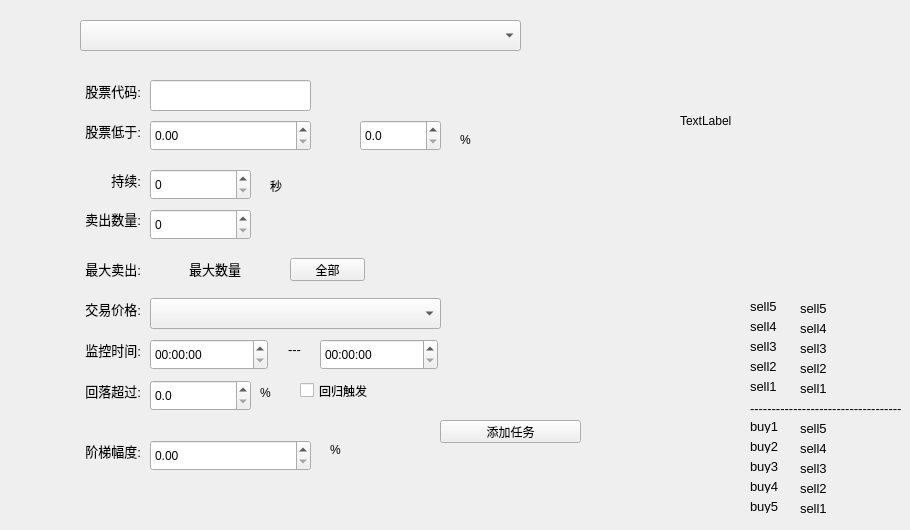
    <widget class="QWidget" name="tab_sell_task">
     <attribute name="title">
      <string>卖出任务</string>
     </attribute>
     <widget class="QWidget" name="wid_ticker" native="true">
      <property name="geometry">
       <rect>
        <x>700</x>
        <y>270</y>
        <width>201</width>
        <height>251</height>
       </rect>
      </property>
      <widget class="QLabel" name="lab_out_sell2">
       <property name="geometry">
        <rect>
         <x>100</x>
         <y>90</y>
         <width>91</width>
         <height>16</height>
        </rect>
       </property>
       <property name="font">
        <font>
         <pointsize>10</pointsize>
        </font>
       </property>
       <property name="text">
        <string>sell2</string>
       </property>
      </widget>
      <widget class="QLabel" name="label_4">
       <property name="geometry">
        <rect>
         <x>50</x>
         <y>50</y>
         <width>46</width>
         <height>13</height>
        </rect>
       </property>
       <property name="font">
        <font>
         <pointsize>10</pointsize>
        </font>
       </property>
       <property name="text">
        <string>sell4</string>
       </property>
      </widget>
      <widget class="QLabel" name="label_5">
       <property name="geometry">
        <rect>
         <x>50</x>
         <y>30</y>
         <width>46</width>
         <height>13</height>
        </rect>
       </property>
       <property name="font">
        <font>
         <pointsize>10</pointsize>
        </font>
       </property>
       <property name="text">
        <string>sell5</string>
       </property>
      </widget>
      <widget class="QLabel" name="label_6">
       <property name="geometry">
        <rect>
         <x>50</x>
         <y>130</y>
         <width>211</width>
         <height>16</height>
        </rect>
       </property>
       <property name="font">
        <font>
         <pointsize>10</pointsize>
        </font>
       </property>
       <property name="text">
        <string>--------------------------------------</string>
       </property>
      </widget>
      <widget class="QLabel" name="lab_out_buy1">
       <property name="geometry">
        <rect>
         <x>100</x>
         <y>150</y>
         <width>91</width>
         <height>16</height>
        </rect>
       </property>
       <property name="font">
        <font>
         <pointsize>10</pointsize>
        </font>
       </property>
       <property name="text">
        <string>sell5</string>
       </property>
      </widget>
      <widget class="QLabel" name="label">
       <property name="geometry">
        <rect>
         <x>50</x>
         <y>110</y>
         <width>46</width>
         <height>13</height>
        </rect>
       </property>
       <property name="font">
        <font>
         <pointsize>10</pointsize>
        </font>
       </property>
       <property name="text">
        <string>sell1</string>
       </property>
      </widget>
      <widget class="QLabel" name="label_3">
       <property name="geometry">
        <rect>
         <x>50</x>
         <y>70</y>
         <width>46</width>
         <height>13</height>
        </rect>
       </property>
       <property name="font">
        <font>
         <pointsize>10</pointsize>
        </font>
       </property>
       <property name="text">
        <string>sell3</string>
       </property>
      </widget>
      <widget class="QLabel" name="label_2">
       <property name="geometry">
        <rect>
         <x>50</x>
         <y>90</y>
         <width>46</width>
         <height>13</height>
        </rect>
       </property>
       <property name="font">
        <font>
         <pointsize>10</pointsize>
        </font>
       </property>
       <property name="text">
        <string>sell2</string>
       </property>
      </widget>
      <widget class="QLabel" name="lab_out_buy3">
       <property name="geometry">
        <rect>
         <x>100</x>
         <y>190</y>
         <width>91</width>
         <height>16</height>
        </rect>
       </property>
       <property name="font">
        <font>
         <pointsize>10</pointsize>
        </font>
       </property>
       <property name="text">
        <string>sell3</string>
       </property>
      </widget>
      <widget class="QLabel" name="lab_out_buy5">
       <property name="geometry">
        <rect>
         <x>100</x>
         <y>230</y>
         <width>91</width>
         <height>16</height>
        </rect>
       </property>
       <property name="font">
        <font>
         <pointsize>10</pointsize>
        </font>
       </property>
       <property name="text">
        <string>sell1</string>
       </property>
      </widget>
      <widget class="QLabel" name="lab_out_sell4">
       <property name="geometry">
        <rect>
         <x>100</x>
         <y>50</y>
         <width>71</width>
         <height>16</height>
        </rect>
       </property>
       <property name="font">
        <font>
         <pointsize>10</pointsize>
        </font>
       </property>
       <property name="text">
        <string>sell4</string>
       </property>
      </widget>
      <widget class="QLabel" name="label_7">
       <property name="geometry">
        <rect>
         <x>50</x>
         <y>230</y>
         <width>46</width>
         <height>13</height>
        </rect>
       </property>
       <property name="font">
        <font>
         <pointsize>10</pointsize>
        </font>
       </property>
       <property name="text">
        <string>buy5</string>
       </property>
      </widget>
      <widget class="QLabel" name="label_11">
       <property name="geometry">
        <rect>
         <x>50</x>
         <y>170</y>
         <width>46</width>
         <height>13</height>
        </rect>
       </property>
       <property name="font">
        <font>
         <pointsize>10</pointsize>
        </font>
       </property>
       <property name="text">
        <string>buy2</string>
       </property>
      </widget>
      <widget class="QLabel" name="lab_out_sell1">
       <property name="geometry">
        <rect>
         <x>100</x>
         <y>110</y>
         <width>91</width>
         <height>16</height>
        </rect>
       </property>
       <property name="font">
        <font>
         <pointsize>10</pointsize>
        </font>
       </property>
       <property name="text">
        <string>sell1</string>
       </property>
      </widget>
      <widget class="QLabel" name="lab_out_sell3">
       <property name="geometry">
        <rect>
         <x>100</x>
         <y>70</y>
         <width>81</width>
         <height>16</height>
        </rect>
       </property>
       <property name="font">
        <font>
         <pointsize>10</pointsize>
        </font>
       </property>
       <property name="text">
        <string>sell3</string>
       </property>
      </widget>
      <widget class="QLabel" name="lab_out_buy4">
       <property name="geometry">
        <rect>
         <x>100</x>
         <y>210</y>
         <width>91</width>
         <height>16</height>
        </rect>
       </property>
       <property name="font">
        <font>
         <pointsize>10</pointsize>
        </font>
       </property>
       <property name="text">
        <string>sell2</string>
       </property>
      </widget>
      <widget class="QLabel" name="lab_out_sell5">
       <property name="geometry">
        <rect>
         <x>100</x>
         <y>30</y>
         <width>81</width>
         <height>16</height>
        </rect>
       </property>
       <property name="font">
        <font>
         <pointsize>10</pointsize>
        </font>
       </property>
       <property name="text">
        <string>sell5</string>
       </property>
      </widget>
      <widget class="QLabel" name="label_10">
       <property name="geometry">
        <rect>
         <x>50</x>
         <y>210</y>
         <width>46</width>
         <height>13</height>
        </rect>
       </property>
       <property name="font">
        <font>
         <pointsize>10</pointsize>
        </font>
       </property>
       <property name="text">
        <string>buy4</string>
       </property>
      </widget>
      <widget class="QLabel" name="lab_out_buy2">
       <property name="geometry">
        <rect>
         <x>100</x>
         <y>170</y>
         <width>101</width>
         <height>16</height>
        </rect>
       </property>
       <property name="font">
        <font>
         <pointsize>10</pointsize>
        </font>
       </property>
       <property name="text">
        <string>sell4</string>
       </property>
      </widget>
      <widget class="QLabel" name="label_8">
       <property name="geometry">
        <rect>
         <x>50</x>
         <y>150</y>
         <width>46</width>
         <height>13</height>
        </rect>
       </property>
       <property name="font">
        <font>
         <pointsize>10</pointsize>
        </font>
       </property>
       <property name="text">
        <string>buy1</string>
       </property>
      </widget>
      <widget class="QLabel" name="label_9">
       <property name="geometry">
        <rect>
         <x>50</x>
         <y>190</y>
         <width>46</width>
         <height>13</height>
        </rect>
       </property>
       <property name="font">
        <font>
         <pointsize>10</pointsize>
        </font>
       </property>
       <property name="text">
        <string>buy3</string>
       </property>
      </widget>
     </widget>
     <widget class="QWidget" name="wid_retreat" native="true">
      <property name="geometry">
       <rect>
        <x>50</x>
        <y>370</y>
        <width>401</width>
        <height>41</height>
       </rect>
      </property>
      <widget class="QCheckBox" name="cb_back_alert_trigger">
       <property name="geometry">
        <rect>
         <x>250</x>
         <y>10</y>
         <width>111</width>
         <height>21</height>
        </rect>
       </property>
       <property name="text">
        <string>回归触发</string>
       </property>
      </widget>
      <widget class="QDoubleSpinBox" name="spinBox_retreat">
       <property name="geometry">
        <rect>
         <x>100</x>
         <y>10</y>
         <width>101</width>
         <height>31</height>
        </rect>
       </property>
       <property name="decimals">
        <number>1</number>
       </property>
       <property name="maximum">
        <double>100.000000000000000</double>
       </property>
      </widget>
      <widget class="QLabel" name="label_retreat_bfh">
       <property name="geometry">
        <rect>
         <x>210</x>
         <y>13</y>
         <width>31</width>
         <height>20</height>
        </rect>
       </property>
       <property name="text">
        <string>%</string>
       </property>
      </widget>
      <widget class="QLabel" name="label_retreat">
       <property name="geometry">
        <rect>
         <x>20</x>
         <y>10</y>
         <width>71</width>
         <height>21</height>
        </rect>
       </property>
       <property name="font">
        <font>
         <pointsize>10</pointsize>
        </font>
       </property>
       <property name="text">
        <string>回落超过:</string>
       </property>
       <property name="alignment">
        <set>Qt::AlignRight|Qt::AlignTrailing|Qt::AlignVCenter</set>
       </property>
      </widget>
     </widget>
     <widget class="QComboBox" name="combox_sell_type">
      <property name="geometry">
       <rect>
        <x>80</x>
        <y>20</y>
        <width>441</width>
        <height>31</height>
       </rect>
      </property>
     </widget>
     <widget class="QPushButton" name="pbtn_add_task">
      <property name="geometry">
       <rect>
        <x>440</x>
        <y>420</y>
        <width>141</width>
        <height>23</height>
       </rect>
      </property>
      <property name="text">
       <string>添加任务</string>
      </property>
     </widget>
     <widget class="QDoubleSpinBox" name="dbspbox_alert_percent">
      <property name="geometry">
       <rect>
        <x>360</x>
        <y>120</y>
        <width>81</width>
        <height>31</height>
       </rect>
      </property>
      <property name="decimals">
       <number>1</number>
      </property>
      <property name="maximum">
       <double>1000.000000000000000</double>
      </property>
     </widget>
     <widget class="QLabel" name="label_stock">
      <property name="geometry">
       <rect>
        <x>70</x>
        <y>80</y>
        <width>71</width>
        <height>21</height>
       </rect>
      </property>
      <property name="font">
       <font>
        <pointsize>10</pointsize>
       </font>
      </property>
      <property name="text">
       <string>股票代码:</string>
      </property>
      <property name="alignment">
       <set>Qt::AlignRight|Qt::AlignTrailing|Qt::AlignVCenter</set>
      </property>
     </widget>
     <widget class="QLabel" name="label_alert_price">
      <property name="geometry">
       <rect>
        <x>70</x>
        <y>120</y>
        <width>71</width>
        <height>21</height>
       </rect>
      </property>
      <property name="font">
       <font>
        <pointsize>10</pointsize>
       </font>
      </property>
      <property name="text">
       <string>股票低于:</string>
      </property>
      <property name="alignment">
       <set>Qt::AlignRight|Qt::AlignTrailing|Qt::AlignVCenter</set>
      </property>
     </widget>
     <widget class="QLineEdit" name="le_stock">
      <property name="geometry">
       <rect>
        <x>150</x>
        <y>80</y>
        <width>161</width>
        <height>31</height>
       </rect>
      </property>
     </widget>
     <widget class="QDoubleSpinBox" name="dbspbox_alert_price">
      <property name="geometry">
       <rect>
        <x>150</x>
        <y>120</y>
        <width>161</width>
        <height>31</height>
       </rect>
      </property>
      <property name="decimals">
       <number>2</number>
      </property>
      <property name="maximum">
       <double>999.990000000000009</double>
      </property>
     </widget>
     <widget class="QLabel" name="label_alert_bfh">
      <property name="geometry">
       <rect>
        <x>460</x>
        <y>130</y>
        <width>31</width>
        <height>20</height>
       </rect>
      </property>
      <property name="text">
       <string>%</string>
      </property>
     </widget>
     <widget class="QWidget" name="wid_step_range" native="true">
      <property name="geometry">
       <rect>
        <x>50</x>
        <y>430</y>
        <width>391</width>
        <height>41</height>
       </rect>
      </property>
      <widget class="QLabel" name="label_step_range">
       <property name="geometry">
        <rect>
         <x>20</x>
         <y>10</y>
         <width>71</width>
         <height>21</height>
        </rect>
       </property>
       <property name="font">
        <font>
         <pointsize>10</pointsize>
        </font>
       </property>
       <property name="text">
        <string>阶梯幅度:</string>
       </property>
       <property name="alignment">
        <set>Qt::AlignRight|Qt::AlignTrailing|Qt::AlignVCenter</set>
       </property>
      </widget>
      <widget class="QDoubleSpinBox" name="dbspbox_step_range">
       <property name="geometry">
        <rect>
         <x>100</x>
         <y>10</y>
         <width>161</width>
         <height>31</height>
        </rect>
       </property>
       <property name="decimals">
        <number>2</number>
       </property>
       <property name="maximum">
        <double>999.990000000000009</double>
       </property>
      </widget>
      <widget class="QLabel" name="step_range_bfh">
       <property name="geometry">
        <rect>
         <x>280</x>
         <y>10</y>
         <width>31</width>
         <height>20</height>
        </rect>
       </property>
       <property name="text">
        <string>%</string>
       </property>
      </widget>
     </widget>
     <widget class="QWidget" name="wid_mid_line" native="true">
      <property name="geometry">
       <rect>
        <x>50</x>
        <y>159</y>
        <width>401</width>
        <height>211</height>
       </rect>
      </property>
      <widget class="QLabel" name="label_monitor">
       <property name="geometry">
        <rect>
         <x>0</x>
         <y>180</y>
         <width>91</width>
         <height>21</height>
        </rect>
       </property>
       <property name="font">
        <font>
         <pointsize>10</pointsize>
        </font>
       </property>
       <property name="text">
        <string>监控时间:</string>
       </property>
       <property name="alignment">
        <set>Qt::AlignRight|Qt::AlignTrailing|Qt::AlignVCenter</set>
       </property>
      </widget>
      <widget class="QTimeEdit" name="timeEdit_end">
       <property name="geometry">
        <rect>
         <x>270</x>
         <y>180</y>
         <width>118</width>
         <height>31</height>
        </rect>
       </property>
      </widget>
      <widget class="QTimeEdit" name="timeEdit_begin">
       <property name="geometry">
        <rect>
         <x>100</x>
         <y>180</y>
         <width>118</width>
         <height>31</height>
        </rect>
       </property>
      </widget>
      <widget class="QLabel" name="label_time_mid">
       <property name="geometry">
        <rect>
         <x>230</x>
         <y>180</y>
         <width>21</width>
         <height>21</height>
        </rect>
       </property>
       <property name="font">
        <font>
         <pointsize>10</pointsize>
        </font>
       </property>
       <property name="text">
        <string>---</string>
       </property>
       <property name="alignment">
        <set>Qt::AlignRight|Qt::AlignTrailing|Qt::AlignVCenter</set>
       </property>
      </widget>
      <widget class="QSpinBox" name="spinBox_quantity">
       <property name="geometry">
        <rect>
         <x>100</x>
         <y>50</y>
         <width>101</width>
         <height>31</height>
        </rect>
       </property>
      </widget>
      <widget class="QLabel" name="label_sell_num">
       <property name="geometry">
        <rect>
         <x>0</x>
         <y>49</y>
         <width>91</width>
         <height>21</height>
        </rect>
       </property>
       <property name="font">
        <font>
         <pointsize>10</pointsize>
        </font>
       </property>
       <property name="text">
        <string>卖出数量:</string>
       </property>
       <property name="alignment">
        <set>Qt::AlignRight|Qt::AlignTrailing|Qt::AlignVCenter</set>
       </property>
      </widget>
      <widget class="QLabel" name="label_price_level">
       <property name="geometry">
        <rect>
         <x>0</x>
         <y>139</y>
         <width>91</width>
         <height>21</height>
        </rect>
       </property>
       <property name="font">
        <font>
         <pointsize>10</pointsize>
        </font>
       </property>
       <property name="text">
        <string>交易价格:</string>
       </property>
       <property name="alignment">
        <set>Qt::AlignRight|Qt::AlignTrailing|Qt::AlignVCenter</set>
       </property>
      </widget>
      <widget class="QLabel" name="label_total_num">
       <property name="geometry">
        <rect>
         <x>100</x>
         <y>99</y>
         <width>91</width>
         <height>21</height>
        </rect>
       </property>
       <property name="font">
        <font>
         <pointsize>10</pointsize>
        </font>
       </property>
       <property name="text">
        <string>最大数量</string>
       </property>
       <property name="alignment">
        <set>Qt::AlignRight|Qt::AlignTrailing|Qt::AlignVCenter</set>
       </property>
      </widget>
      <widget class="QLabel" name="label_pt_max_num">
       <property name="geometry">
        <rect>
         <x>0</x>
         <y>99</y>
         <width>91</width>
         <height>21</height>
        </rect>
       </property>
       <property name="font">
        <font>
         <pointsize>10</pointsize>
        </font>
       </property>
       <property name="text">
        <string>最大卖出:</string>
       </property>
       <property name="alignment">
        <set>Qt::AlignRight|Qt::AlignTrailing|Qt::AlignVCenter</set>
       </property>
      </widget>
      <widget class="QComboBox" name="combox_price_level">
       <property name="geometry">
        <rect>
         <x>100</x>
         <y>139</y>
         <width>291</width>
         <height>31</height>
        </rect>
       </property>
      </widget>
      <widget class="QPushButton" name="pbtn_all_quantity">
       <property name="geometry">
        <rect>
         <x>240</x>
         <y>99</y>
         <width>75</width>
         <height>23</height>
        </rect>
       </property>
       <property name="text">
        <string>全部</string>
       </property>
      </widget>
      <widget class="QLabel" name="label_continue_sec">
       <property name="geometry">
        <rect>
         <x>220</x>
         <y>20</y>
         <width>46</width>
         <height>13</height>
        </rect>
       </property>
       <property name="text">
        <string>秒</string>
       </property>
      </widget>
      <widget class="QSpinBox" name="spinBox_continue_time">
       <property name="geometry">
        <rect>
         <x>100</x>
         <y>10</y>
         <width>101</width>
         <height>31</height>
        </rect>
       </property>
      </widget>
      <widget class="QLabel" name="label_continue_time">
       <property name="geometry">
        <rect>
         <x>20</x>
         <y>10</y>
         <width>71</width>
         <height>21</height>
        </rect>
       </property>
       <property name="font">
        <font>
         <pointsize>10</pointsize>
        </font>
       </property>
       <property name="text">
        <string>持续:</string>
       </property>
       <property name="alignment">
        <set>Qt::AlignRight|Qt::AlignTrailing|Qt::AlignVCenter</set>
       </property>
      </widget>
     </widget>
     <widget class="QLabel" name="label_show_pic">
      <property name="geometry">
       <rect>
        <x>680</x>
        <y>0</y>
        <width>221</width>
        <height>241</height>
       </rect>
      </property>
      <property name="text">
       <string>TextLabel</string>
      </property>
     </widget>
    </widget>
